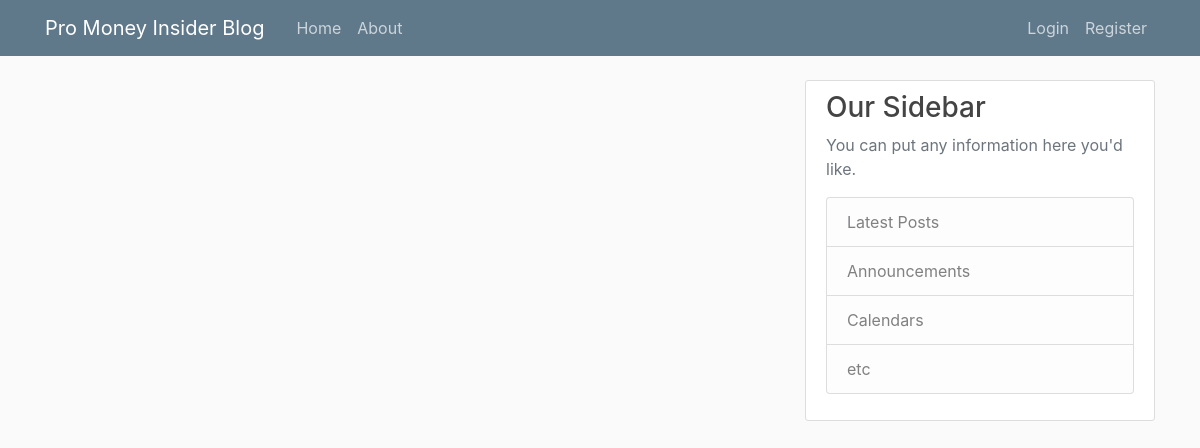
Page /home on the earlier database version.
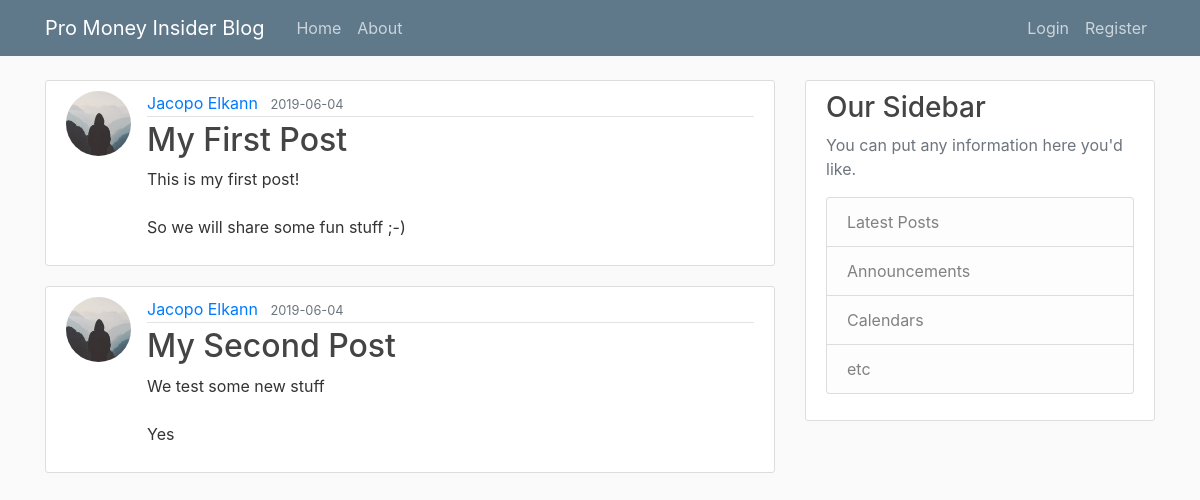
Same page on the later database version.
### flaskblog/models.py (models this page shows, shortened)
class Post(db.Model):
    id = db.Column(db.Integer, primary_key=True)
    title = db.Column(db.String(100), nullable=False)
    date_posted = db.Column(db.DateTime, nullable=False, default=datetime.utcnow)
    content = db.Column(db.Text, nullable=False)
    user_id = db.Column(db.Integer, db.ForeignKey('user.id'), nullable=False)

class User(db.Model, UserMixin):
    id = db.Column(db.Integer, primary_key=True)
    username = db.Column(db.String(20), unique=True, nullable=False)
    email = db.Column(db.String(120), unique=True, nullable=False)
    image_file = db.Column(db.String(20), nullable=False, default='default.jpg')
    password = db.Column(db.String(60), nullable=False)
    posts = db.relationship('Post', backref='author', lazy=True)

### flaskblog/routes.py (the view)
@app.route("/")
@app.route("/home")
def home():
    posts = Post.query.all()
    return render_template('home.html', posts=posts)

### flaskblog/templates/home.html
{% extends "layout.html" %}
{% block content %}
    {% for post in posts %}
        <article class="media content-section">
          <img class="rounded-circle article-img" src="{{ url_for('static', filename='profile_pics/' + post.author.image_file) }}">
          <div class="media-body">
            <div class="article-metadata">
              <a class="mr-2" href="#">{{ post.author.username }}</a>
              <small class="text-muted">{{ post.date_posted.strftime('%Y-%m-%d') }}</small>
            </div>
            <h2><a class="article-title" href="{{ url_for('post', post_id=post.id) }}">{{ post.title }}</a></h2>
            <p class="article-content">{{ post.content }}</p>
          </div>
        </article>
    {% endfor %}
{% endblock content %}

### flaskblog/templates/layout.html (shortened to what this page needs)
<!DOCTYPE html>
<html>
<head>
    <link rel="stylesheet" href="https://maxcdn.bootstrapcdn.com/bootstrap/4.0.0/css/bootstrap.min.css">
    <link rel="stylesheet" type="text/css" href="{{ url_for('static', filename='main.css') }}">
</head>
<body>
    <header class="site-header">
      <nav class="navbar navbar-expand-md navbar-dark bg-steel fixed-top">
        <div class="container">
          <a class="navbar-brand mr-4" href="/">Pro Money Insider Blog</a>
          <div class="collapse navbar-collapse" id="navbarToggle">
            <div class="navbar-nav mr-auto">
              <a class="nav-item nav-link" href="{{ url_for('home') }}">Home</a>
              <a class="nav-item nav-link" href="{{ url_for('about') }}">About</a>
            </div>
            <div class="navbar-nav">
              {% if current_user.is_authenticated %}
                <a class="nav-item nav-link" href="{{ url_for('new_post') }}">New Post</a>
                <a class="nav-item nav-link" href="{{ url_for('account') }}">Account</a>
                <a class="nav-item nav-link" href="{{ url_for('logout') }}">Logout</a>
              {% else %}
                <a class="nav-item nav-link" href="{{ url_for('login') }}">Login</a>
                <a class="nav-item nav-link" href="{{ url_for('register') }}">Register</a>
              {% endif %}
            </div>
          </div>
        </div>
      </nav>
    </header>
    <main role="main" class="container">
      <div class="row">
        <div class="col-md-8">
          {% block content %}{% endblock %}
        </div>
        <div class="col-md-4">
          <div class="content-section">
            <h3>Our Sidebar</h3>
            <p class='text-muted'>You can put any information here you'd like.
              <ul class="list-group">
                <li class="list-group-item list-group-item-light">Latest Posts</li>
                <li class="list-group-item list-group-item-light">Announcements</li>
                <li class="list-group-item list-group-item-light">Calendars</li>
                <li class="list-group-item list-group-item-light">etc</li>
              </ul>
            </p>
          </div>
        </div>
      </div>
    </main>
</body>
</html>

### flaskblog/static/main.css (style rules this page uses)
body { background: #fafafa; color: #333333; margin-top: 5rem; }
h1, h2, h3, h4, h5, h6 { color: #444444; }
.bg-steel { background-color: #5f788a; }
.site-header .navbar-nav .nav-link { color: #cbd5db; }
.content-section { background: #ffffff; padding: 10px 20px; border: 1px solid #dddddd; border-radius: 3px; margin-bottom: 20px; }
.article-title { color: #444444; }
.article-content { white-space: pre-line; }
.article-img { height: 65px; width: 65px; margin-right: 16px; }
.article-metadata { padding-bottom: 1px; margin-bottom: 4px; border-bottom: 1px solid #e3e3e3 }

Differences in the rows shown:
added Post: image_file (placeholder picture), author.username "Jacopo Elkann", date_posted "2019-06-04", title "My First Post", content "This is my first post! So we will share some fun stuff ;-)"
added Post: image_file (placeholder picture), author.username "Jacopo Elkann", date_posted "2019-06-04", title "My Second Post", content "We test some new stuff Yes"
